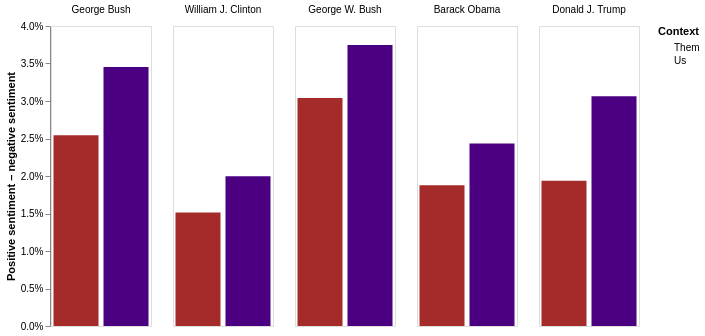

Here is the Vega-Lite specification saved for this chart:
### Vega-Lite specification from a JSON file in a GitHub repository (floating-point values rounded to 4 significant figures)
{"$schema": "https://vega.github.io/schema/vega-lite/v1.2.1.json", "config": {"facet": {"cell": {"strokeWidth": 0.0}}}, "data": {"values": [{"feature_name": "us_sentiment", "feature_value": 0.03453, "president": "George Bush", "president_id": 41}, {"feature_name": "them_sentiment", "feature_value": 0.02544, "president": "George Bush", "president_id": 41}, {"feature_name": "us_sentiment", "feature_value": 0.01995, "president": "William J. Clinton", "president_id": 42}, {"feature_name": "them_sentiment", "feature_value": 0.01513, "president": "William J. Clinton", "president_id": 42}, {"feature_name": "us_sentiment", "feature_value": 0.03747, "president": "George W. Bush", "president_id": 43}, {"feature_name": "them_sentiment", "feature_value": 0.03039, "president": "George W. Bush", "president_id": 43}, {"feature_name": "us_sentiment", "feature_value": 0.02435, "president": "Barack Obama", "president_id": 44}, {"feature_name": "them_sentiment", "feature_value": 0.01877, "president": "Barack Obama", "president_id": 44}, {"feature_name": "us_sentiment", "feature_value": 0.03062, "president": "Donald J. Trump", "president_id": 45}, {"feature_name": "them_sentiment", "feature_value": 0.01937, "president": "Donald J. Trump", "president_id": 45}]}, "encoding": {"color": {"field": "feature_name", "legend": {"title": "Context", "values": ["Them", "Us"]}, "scale": {"range": ["brown", "indigo"]}, "type": "nominal"}, "column": {"axis": {"axisWidth": 1.0, "grid": false, "offset": -8.0, "orient": "bottom"}, "field": "president", "sort": {"field": "president_id", "op": "values"}, "title": "", "type": "nominal"}, "x": {"axis": false, "field": "feature_name", "type": "nominal"}, "y": {"axis": {"format": ".1%", "grid": false}, "field": "feature_value", "title": "Positive sentiment – negative sentiment", "type": "quantitative"}}, "height": 300.0, "mark": "bar", "width": 100.0}
